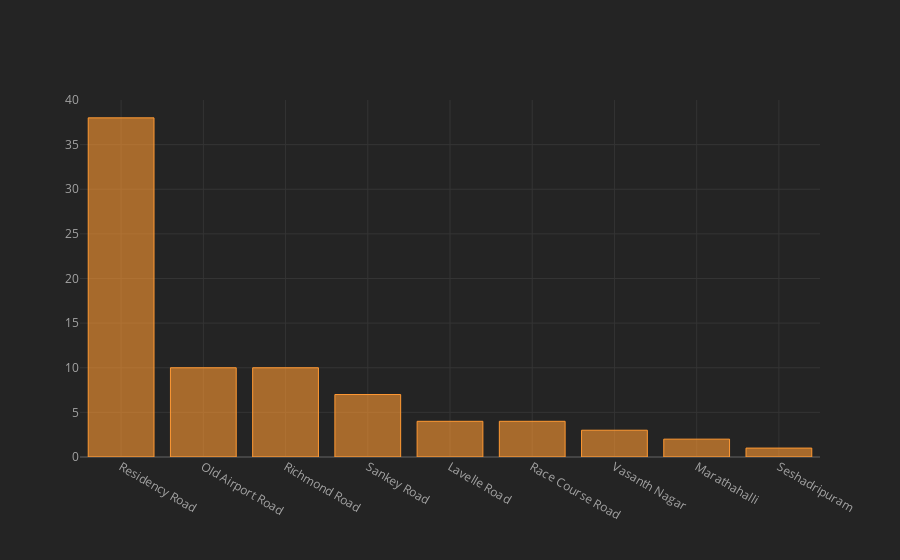

Here is the notebook cell this chart was saved with:
### Code cell
x.iplot(kind="bar")

### Figure 1 — Plotly figure (JSON) as saved in the notebook; plotly's stock layout.template omitted (floating-point values rounded to 4 significant figures)
{"data": [{"marker": {"color": "rgba(255, 153, 51, 0.6)", "line": {"color": "rgba(255, 153, 51, 1.0)", "width": 1}}, "name": "count", "orientation": "v", "text": "", "type": "bar", "x": ["Residency Road", "Old Airport Road", "Richmond Road", "Sankey Road", "Lavelle Road", "Race Course Road", "Vasanth Nagar", "Marathahalli", "Seshadripuram"], "y": [38, 10, 10, 7, 4, 4, 3, 2, 1]}], "layout": {"legend": {"bgcolor": "#242424", "font": {"color": "#F4F4F4"}}, "paper_bgcolor": "#242424", "plot_bgcolor": "#242424", "title": {"font": {"color": "#F4F4F4"}}, "xaxis": {"gridcolor": "#343434", "showgrid": true, "tickfont": {"color": "#A4A4A4"}, "title": {"font": {"color": "#A4A4A4"}, "text": ""}, "zerolinecolor": "#444444"}, "yaxis": {"gridcolor": "#343434", "showgrid": true, "tickfont": {"color": "#A4A4A4"}, "title": {"font": {"color": "#A4A4A4"}, "text": ""}, "zerolinecolor": "#444444"}}}
